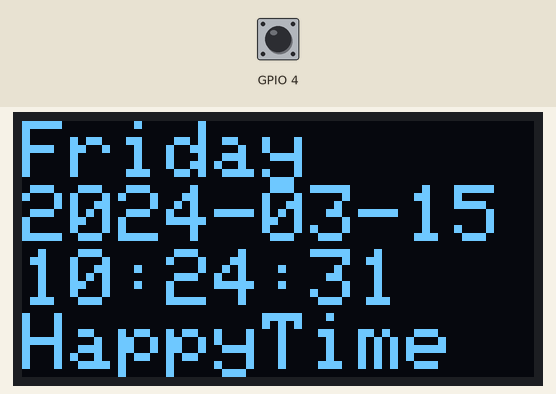
A sketch run on a simulated ESP32. On the bench: 128×64 one-colour display. The test bench sets the inputs (shaded band); at power-on: GPIO 4 HIGH. WiFi joins after 1.5 s; servers stay silent unless stated; the local clock reads 2024-03-15 10:24:30 at power-on unless the sketch sets it; what the sketch prints to the serial monitor is not drawn.

Above: at 1.6 s.
At 4.7 s:
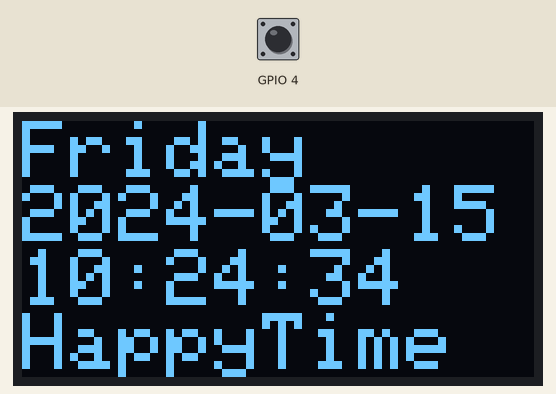
At 7.8 s:
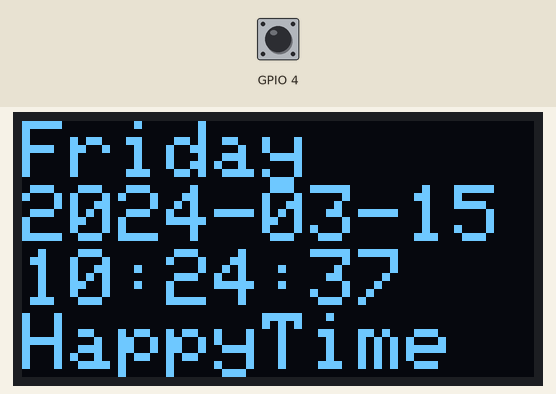
At 15.0 s:
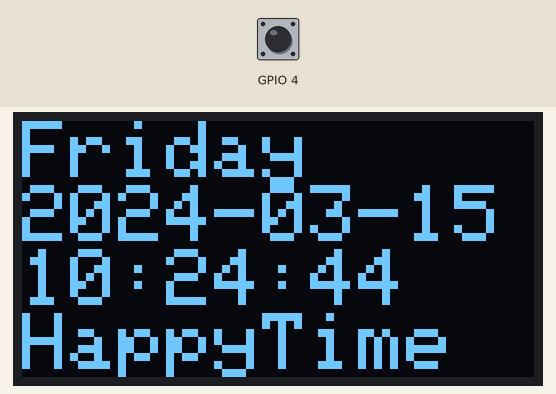
At 22.2 s:
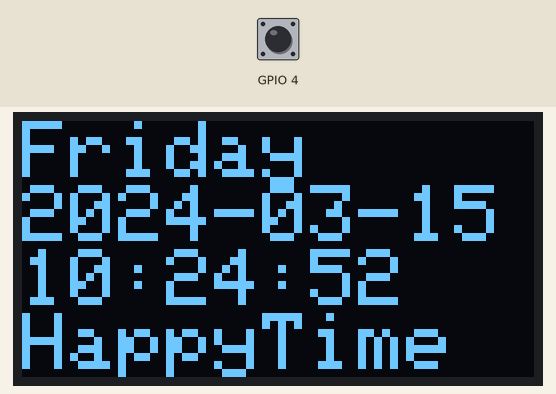
At 29.4 s:
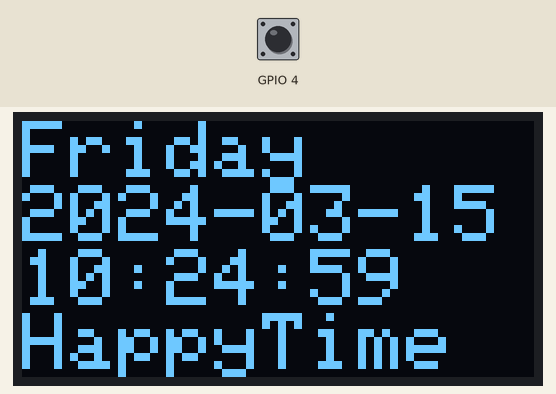

Measured:
- what the display in image 0 shows lasts 1.0 s, from 1.6 s to 2.6 s

The sketch:

ESP32_wifi_OLED_RTC_touch.ino
```cpp
//Copied and modified from Sara and Rui's Random Nerd Tutorials.
/*
  Rui Santos & Sara Santos - Random Nerd Tutorials
  Complete project details at https://RandomNerdTutorials.com/esp32-ds1307-real-time-clock-rtc-arduino/
  Permission is hereby granted, free of charge, to any person obtaining a copy of this software and associated documentation files.
  The above copyright notice and this permission notice shall be included in all copies or substantial portions of the Software.
*/
//1/28/25 works Yay!  Display stays ON for displayOnTime milliseconds, then turns off until touch input T0 (D4) is touched.

#include <WiFi.h>
#include <time.h>
#include <RTClib.h>          // For DS3231 or DS1307 RTC module
#include <Adafruit_SSD1306.h>


// Enter your Wi-Fi credentials
const char* ssid = "my_ssid";
const char* password = "my_password";

// NTP server and timezone details
const char* ntpServer = "pool.ntp.org";
const char* timezone = "EST5EDT,M3.2.0,M11.1.0";
// Check list of timezones here: https://github.com/nayarsystems/posix_tz_db/blob/master/zones.csv

// RTC object (change to RTC_DS3231 for DS3231 module)
RTC_PCF8563 rtc;

char daysOfTheWeek[7][12] = {"Sunday", "Monday", "Tuesday", "Wednesday", "Thursday", "Friday", "Saturday"};

// OLED display setup
#define SCREEN_WIDTH 128
#define SCREEN_HEIGHT 64
Adafruit_SSD1306 display(SCREEN_WIDTH, SCREEN_HEIGHT, &Wire, -1);

// Track last sync time
struct tm timeinfo;
unsigned long lastSyncMillis = 0;

unsigned long displayOffMillis = 0;
const unsigned long displayOnTime = 30000;  // Display on time in milliseconds
bool displayOn = true;
int threshold = 50;  // ESP32 is 73 open, <10 touched.

void setup() {
  Serial.begin(115200);
  initWiFi();

  // Initialize the OLED display
  if (!display.begin(SSD1306_SWITCHCAPVCC, 0x3C)) {
    Serial.println(F("SSD1306 allocation failed"));
    while (1); // Stop if display initialization fails
  }
  display.clearDisplay();
  display.setTextSize(2);
  display.setTextColor(WHITE); // Draw white text
  display.setCursor(0, 0);   // Start at top-left corner
  display.display();

  // Initialize RTC
  if (!rtc.begin()) {
    Serial.println("Couldn't find RTC");
    while (1);
  }

  // Sync the RTC at startup
  syncTime();


}

void loop() {
  checkTimeAndSync(); // Check if 1 hour has passed and sync if necessary

  // Get current time from RTC
  DateTime now = rtc.now();

  // Format the time as strings
  String yearStr = String(now.year());
  String monthStr = (now.month() < 10 ? "0" : "") + String(now.month());
  String dayStr = (now.day() < 10 ? "0" : "") + String(now.day());
  String hourStr = (now.hour() < 10 ? "0" : "") + String(now.hour());
  String minuteStr = (now.minute() < 10 ? "0" : "") + String(now.minute());
  String secondStr = (now.second() < 10 ? "0" : "") + String(now.second());
  String dayOfWeek = daysOfTheWeek[now.dayOfTheWeek()];

  // Construct the formatted time
  String formattedTime = dayOfWeek + "\n" + yearStr + "-" + monthStr + "-" + dayStr +
                         "\n" + hourStr + ":" + minuteStr + ":" + secondStr + "\n" + "HappyTime";

  // Display the formatted time on the OLED
  if (displayOn) {
    display.clearDisplay();
    display.setCursor(0, 0);
    display.println(formattedTime);
    display.display();
  }

  // Check if it's time to turn off the display
  if (displayOn && millis() - displayOffMillis >= displayOnTime) {
    display.ssd1306_command(SSD1306_DISPLAYOFF);
    displayOn = false;
    displayOffMillis = millis();
  }

  // Check if it's time to turn on the display
  if (touchRead(T0) < threshold) {
    display.ssd1306_command(SSD1306_DISPLAYON);
    displayOn = true;
    displayOffMillis = millis();
  }

  delay(1000); // Update every second
}

void initWiFi() {
  Serial.print("Connecting to WiFi");
  WiFi.begin(ssid, password);
  while (WiFi.status() != WL_CONNECTED) {
    delay(500);
    Serial.print(".");
  }
  Serial.println("\nWiFi connected.");
}

void syncTime() {
  // Configure time with NTP server and get time info
  configTime(0, 0, ntpServer);
  if (!getLocalTime(&timeinfo)) {
    Serial.println("Failed to obtain time");
    return;
  }

  // Configure timezone for DST using POSIX rule
  Serial.println("Configuring timezone and daylight saving time");
  setenv("TZ", timezone, 1);
  tzset();
  if (!getLocalTime(&timeinfo)) {
    Serial.println("Failed to obtain adjusted time");
    return;
  }

  Serial.println("\nTime synchronized with NTP server with timezone and DST.");
  Serial.print("Current time: ");
  Serial.println(&timeinfo, "%A, %B %d %Y %H:%M:%S");
}

void checkTimeAndSync() {
  // Sync with NTP server every 1 hour (3600000 ms)
  if (millis() - lastSyncMillis >= 3600000) {
    Serial.println("Synchronizing time with NTP...");
    syncTime();
  }
}
```
